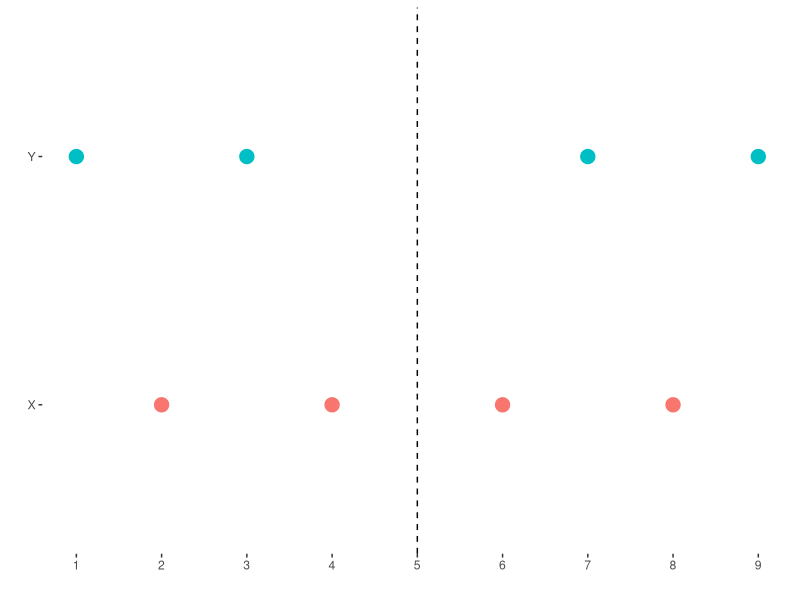

The R source for this figure:

library(ggplot2)
CONJUNTO = c(rep("X",4),rep("Y",4))
valores = c(2,4,6,8,1,3,7,9)
datos = valores
datos = as.data.frame(datos)
datos =cbind(CONJUNTO, datos)


ggplot(datos, aes(x=valores,y=CONJUNTO)) + 
  geom_point(aes(col=CONJUNTO,size=2)) +
  scale_x_continuous(breaks=1:9) +
  geom_vline(xintercept=5, linetype="dashed") +
  theme(legend.position = "none",panel.background = element_rect(fill="white"))+
  ylab("") + xlab("") 
